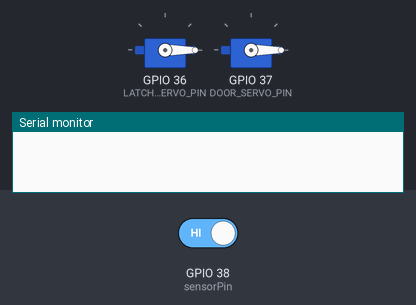
The program below on a simulated ESP32. Shown: 2 × servo, the last lines printed to the serial monitor. Inputs (shaded band) come from the test bench; at power-on: GPIO 38 (sensorPin) HIGH.

Above: at 3.8 s.
3.9 s: GPIO 38 (sensorPin) driven LOW
At 8.9 s:
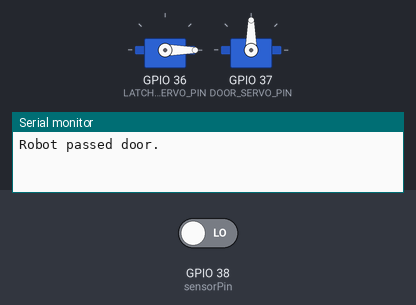
At 10.4 s:
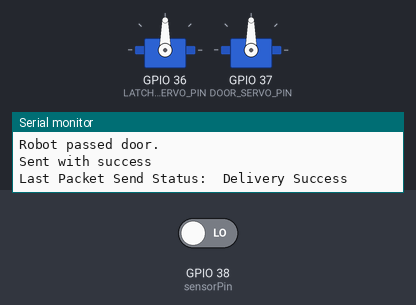
Timing chart, 0 to 11.4 s (numbered marks = the images above; inputs shaded):
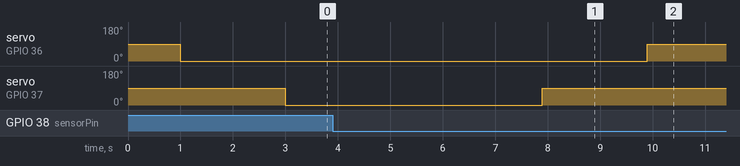

Measured:
- after the input at 3.9 s, servo on GPIO 36 (LATCH_SERVO_PIN): 0° → 90° after 6.0 s; servo on GPIO 37 (DOOR_SERVO_PIN): 0° → 90° after 4.0 s

The program:

main.cpp
```cpp
#include <Arduino.h>
#include <ESP32Servo.h>
#include <esp_now.h>
#include <WiFi.h>

// This initializes the output pins for both the servos
const int LATCH_SERVO_PIN = A0; // Latch Servo Pin
const int DOOR_SERVO_PIN = A1; // Door Servo Pin
const int sensorPin = A2; // Define the pin numbers for the Infrared obstacle avoidance sensor
//const int dockingPin = A3; // IR sensor at docking station

// Initializes the servos
Servo latchServo;
Servo doorServo;

int closeAngle = 90; // Initializes int to store starting servo position
int openAngle = 0; // Initializes int to store open servo position

bool flag = true;
bool stopLoop = false;
//bool robotCleaning = false;

// REPLACE WITH YOUR RECEIVER MAC Address
// ESP 24: 00:4b:12:be:cf:38
// ESP 28: f4:65:0b:33:52:e4

uint8_t broadcastAddress[] = {0x00, 0x4B, 0x12, 0xBE, 0xCF, 0x38};

// Structure example to send data
// Must match the receiver structure
typedef struct struct_message {
// define what data type needs to be sent
  bool door;
} struct_message;

// Create a struct_message called myData
struct_message myData;

esp_now_peer_info_t peerInfo; // what is this peerInfo?

// this function runs when a message is sent
void OnDataSent(const uint8_t *mac_addr, esp_now_send_status_t status) {
  Serial.print("\r\nLast Packet Send Status:\t");
  Serial.println(status == ESP_NOW_SEND_SUCCESS ? "Delivery Success" : "Delivery Fail");
}

void setup() {
    Serial.begin(115200);
    pinMode(sensorPin, INPUT);  // Set sensorPin as input

    // Set independent hardware timers
    ESP32PWM::allocateTimer(0);
    ESP32PWM::allocateTimer(1);

    // Set the frequency to 50Hz
    latchServo.setPeriodHertz(50);
    doorServo.setPeriodHertz(50);

    // Attach using the full parameter list (Pin, Min, Max)
    // Define the range for the ESP32 (500-2400 microseconds)
    if (!latchServo.attach(LATCH_SERVO_PIN, 500, 2400)) {
        Serial.println("Latch Servo failed to attach");
    }
    if (!doorServo.attach(DOOR_SERVO_PIN, 500, 2400)) {
        Serial.println("Door Servo failed to attach");
    }

    // Write start position
    latchServo.write(closeAngle);
    doorServo.write(closeAngle);

    // Init Serial Monitor
  Serial.begin(115200);

  // Set device as a Wi-Fi Station
  WiFi.mode(WIFI_STA);

  // Init ESP-NOW
  if (esp_now_init() != ESP_OK) {
    Serial.println("Error initializing ESP-NOW");
    return;
  }

  // Once ESPNow is successfully Init, we will register for Send CB to
  // get the status of Trasnmitted packet
  esp_now_register_send_cb(esp_now_send_cb_t(OnDataSent));

  // Register peer
  memcpy(peerInfo.peer_addr, broadcastAddress, 6);
  peerInfo.channel = 0;
  peerInfo.encrypt = false;

  // Add peer
  if (esp_now_add_peer(&peerInfo) != ESP_OK){
    Serial.println("Failed to add peer");
    return;
  }

}

void loop() {
  //robotCleaning = digitalRead(dockingPin); //update whether robot is cleaning
  //Serial.println(robotCleaning);
   while (!stopLoop) {
      if (flag) {
        flag = false;
        delay(1000); // Delay, door cant open till latch is open
        latchServo.write(openAngle); // turns the latch servo 90 degrees

        delay(2000); // Sets delay for robot cleaning cycle
        doorServo.write(openAngle); // turns the door servo 90 degrees

    }
    if (!digitalRead(sensorPin)) { // Check if the sensor detects an obstacle
        Serial.println("Robot passed door.");
        delay(4000);
        doorServo.write(closeAngle); // Close the door if an obstacle is detected
        delay(2000); // Wait for a second before checking again
        latchServo.write(closeAngle); // Close the latch if an obstacle is detected
        flag = true;
        stopLoop = true;

        myData.door = true;

        // Send message via ESP-NOW
        esp_err_t result = esp_now_send(broadcastAddress, (uint8_t *) &myData, sizeof(myData));

         if (result == ESP_OK) {
             Serial.println("Sent with success");
         }
        else {
            Serial.println("Error sending the data");
        }
        delay(2000);
     }
   }

}
```
